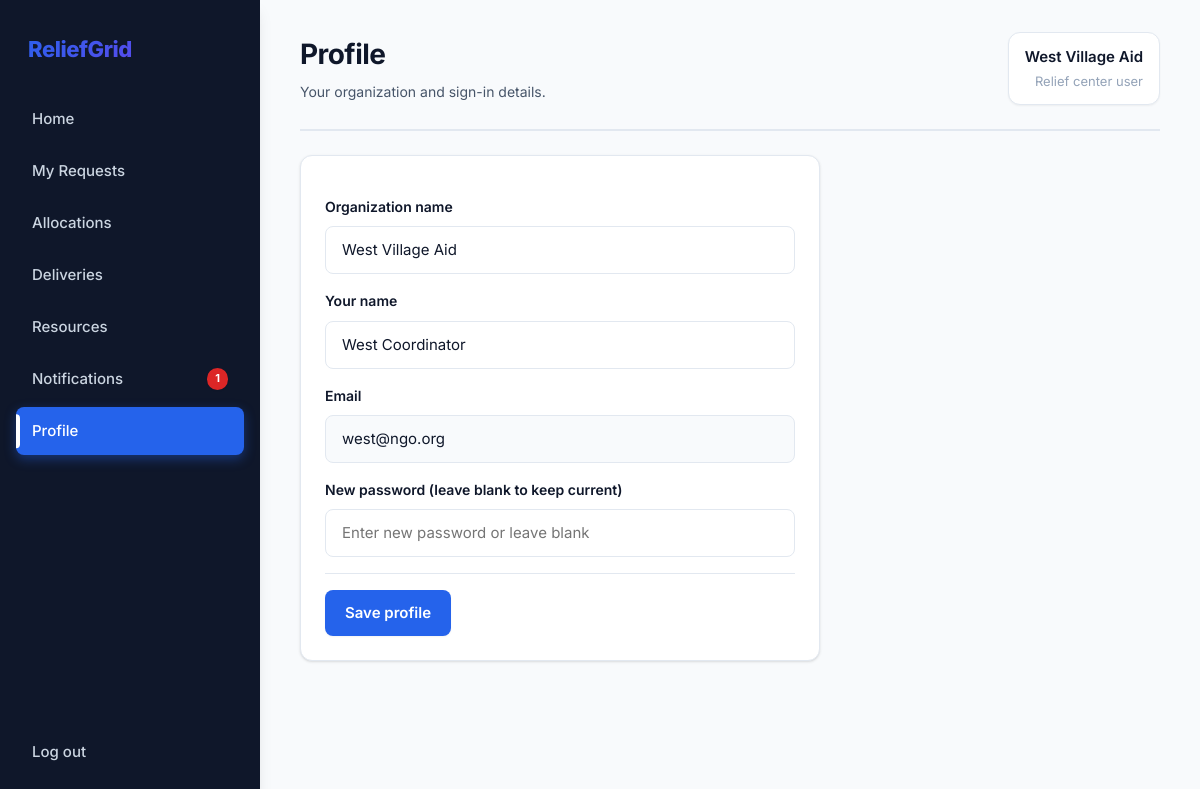
Page /profile (signed in) on the committed database.
### tables this page shows
CREATE TABLE users (
    id INTEGER PRIMARY KEY, name TEXT NOT NULL, org_name TEXT,
    email TEXT UNIQUE NOT NULL, password_hash TEXT NOT NULL,
    role TEXT NOT NULL CHECK (role IN ('admin','relief'))
);

### app.py (the view, shortened to what this page needs)
@app.route("/profile", methods=["GET", "POST"])
@login_required()
def profile():
    user = q("SELECT * FROM users WHERE id=?", session["user_id"], one=True)
    return render_template("profile.html", user=user)

### app.py (called while the page is built)
def db():
    return database.get_db()

def q(sql, *args, one=False):
    rows = db().execute(sql, args).fetchall()
    return (rows[0] if rows else None) if one else rows

def login_required(role=None):
    def deco(f):
        @functools.wraps(f)
        def wrapper(*a, **kw):
            if "user_id" not in session:
                return redirect(url_for("login"))
            if role and session["role"] != role:
                flash("You don't have access to that page.", "error")
                return redirect(url_for("home_redirect"))
            return f(*a, **kw)
        return wrapper
    return deco

@app.context_processor
def inject_nav():
    if "user_id" not in session:
        return {}
    admin = session["role"] == "admin"
    unread = q("SELECT COUNT(*) c FROM notifications WHERE is_read=0 AND " + ("user_id IS NULL" if admin else "user_id=?"),
               *([] if admin else [session["user_id"]]), one=True)["c"]
    return {"nav": ADMIN_NAV if admin else USER_NAV, "unread": unread}

### db.py (called while the page is built)
def get_db():
    if "db" not in g:
        g.db = sqlite3.connect(DB_PATH)
        g.db.row_factory = sqlite3.Row
        g.db.execute("PRAGMA foreign_keys = ON")
    return g.db

### templates/profile.html (shortened to what this page needs)
{% extends "base.html" %}{% block heading %}Profile{% endblock %}{% block sub %}Your organization and sign-in details.{% endblock %}
{% block content %}<form method="post" class="card" style="max-width:520px" id="profileForm">
<label>Organization name</label>
<input name="org_name" value="{{ user.org_name or '' }}" placeholder="Your organization name">
<label>Your name</label>
<input name="name" value="{{ user.name }}" required placeholder="Your full name">
<label>Email</label>
<input value="{{ user.email }}" disabled style="background: #f8fafc; cursor: not-allowed;">
<label>New password (leave blank to keep current)</label>
<input name="password" type="password" id="password" minlength="8" placeholder="Enter new password or leave blank">
<div class="actions"><button type="submit">Save profile</button></div>
</form>
{% endblock %}

### templates/base.html (shortened to what this page needs)
<!doctype html><html lang="en"><head><meta charset="utf-8"><meta name="viewport" content="width=device-width, initial-scale=1">
<link rel="stylesheet" href="{{ url_for('static', filename='style.css') }}">{% block head %}{% endblock %}</head><body>
{% block body %}
<div class="app">
<aside class="side"><div class="brand">ReliefGrid</div>
<nav>{% for label, ep in nav %}<a href="{{ url_for(ep) }}" class="{{ 'on' if request.endpoint == ep }}">{{ label }}{% if ep == 'notifications' and unread %}<b class="badge">{{ unread }}</b>{% endif %}</a>{% endfor %}</nav>
<a href="{{ url_for('logout') }}">Log out</a></aside>
<main class="main"><header class="top"><div><h1>{% block heading %}{% endblock %}</h1><p>{% block sub %}{% endblock %}</p></div>
<div class="who">{{ session.name }}<small>{{ 'Admin' if session.role == 'admin' else 'Relief center user' }}</small></div></header>
{% block content %}{% endblock %}</main></div>
{% endblock %}
</body></html>

### rows in the picture
users: name "West Village Aid", org_name "West Village Aid", name "West Coordinator", email "west@ngo.org"

### other values in the picture
{{ label }} "Home" "My Requests" "Allocations" "Deliveries" "Resources" "Notifications" "Profile"
{{ unread }} "1"
{{ 'Admin' if session.role == 'admin' else 'Relief center user' }} "Relief center user"
